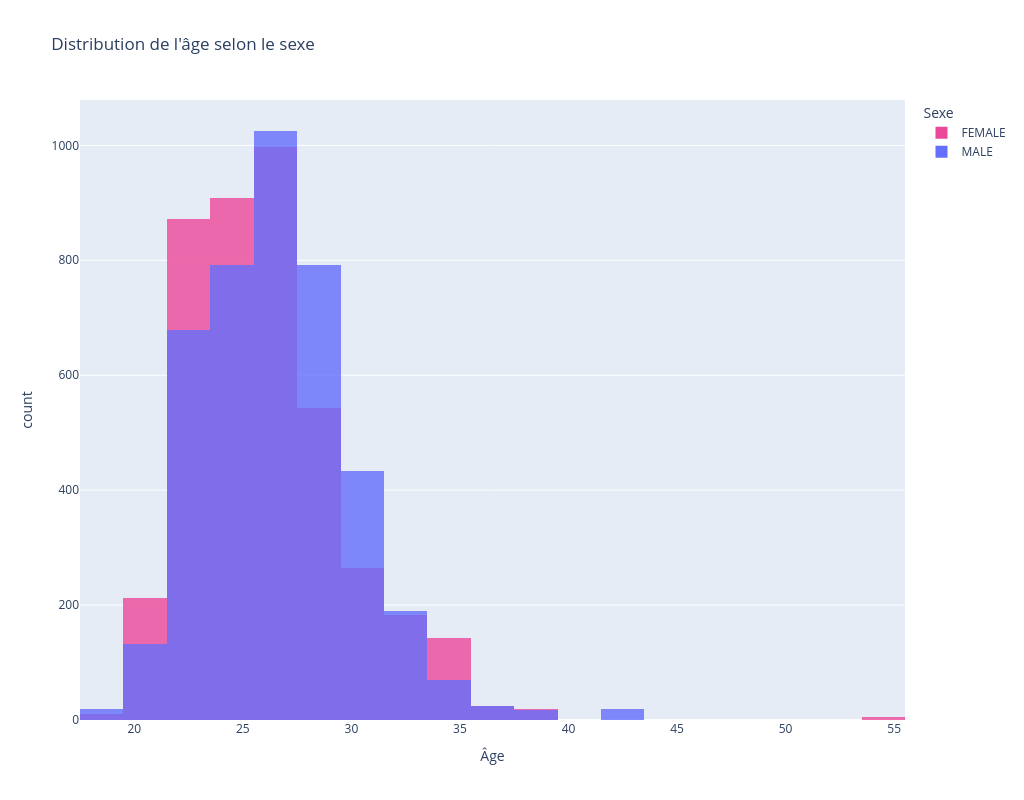

Notebook cell for this chart:
### Code cell
# Vérifier les colonnes nécessaires
if 'age' in df.columns and 'gender' in df.columns:

    # Créer une version catégorielle du genre pour l'affichage
    df['gender_label'] = df['gender'].map({0: 'FEMALE', 1: 'MALE'})

    # Histogramme interactif avec Plotly Express
    fig = px.histogram(df,
                       x='age',
                       color='gender_label',
                       nbins=20,
                       title="Distribution de l'âge selon le sexe",
                       labels={'age': 'Âge', 'gender_label': 'Sexe'},
                       category_orders={'gender_label': ['Femme', 'Homme']},
                       opacity=0.8,
                       color_discrete_map={'FEMALE': FEMALE, 'MALE': MALE},
                       width=SWIDTH,  # Largeur en pixels
                        height=SHEIGHT, # Hauteur en pixels,  # Spécifier les couleurs ici
)
    fig.update_layout(barmode='overlay')
    fig.show()
else:
    print("Les colonnes 'age' et/ou 'gender' sont manquantes dans le dataset.")

### Figure 1 — Plotly figure (JSON) as saved in the notebook; plotly's stock layout.template omitted (floating-point values rounded to 4 significant figures; data arrays with more than 128 entries replaced by an {"elided": "..."} marker saying what was removed)
{"data": [{"alignmentgroup": "True", "bingroup": "x", "hovertemplate": "Sexe=FEMALE<br>Âge=%{x}<br>count=%{y}<extra></extra>", "legendgroup": "FEMALE", "marker": {"color": "#ec4899", "opacity": 0.8, "pattern": {"shape": ""}}, "name": "FEMALE", "nbinsx": 20, "offsetgroup": "FEMALE", "orientation": "v", "showlegend": true, "type": "histogram", "x": {"elided": "4184 int values"}, "xaxis": "x", "yaxis": "y"}, {"alignmentgroup": "True", "bingroup": "x", "hovertemplate": "Sexe=MALE<br>Âge=%{x}<br>count=%{y}<extra></extra>", "legendgroup": "MALE", "marker": {"color": "#646ffb", "opacity": 0.8, "pattern": {"shape": ""}}, "name": "MALE", "nbinsx": 20, "offsetgroup": "MALE", "orientation": "v", "showlegend": true, "type": "histogram", "x": {"elided": "4194 int values"}, "xaxis": "x", "yaxis": "y"}], "layout": {"barmode": "overlay", "height": 800, "legend": {"title": {"text": "Sexe"}, "tracegroupgap": 0}, "title": {"text": "Distribution de l'âge selon le sexe"}, "width": 1024, "xaxis": {"anchor": "y", "domain": [0, 1], "title": {"text": "Âge"}}, "yaxis": {"anchor": "x", "domain": [0, 1], "title": {"text": "count"}}}}
